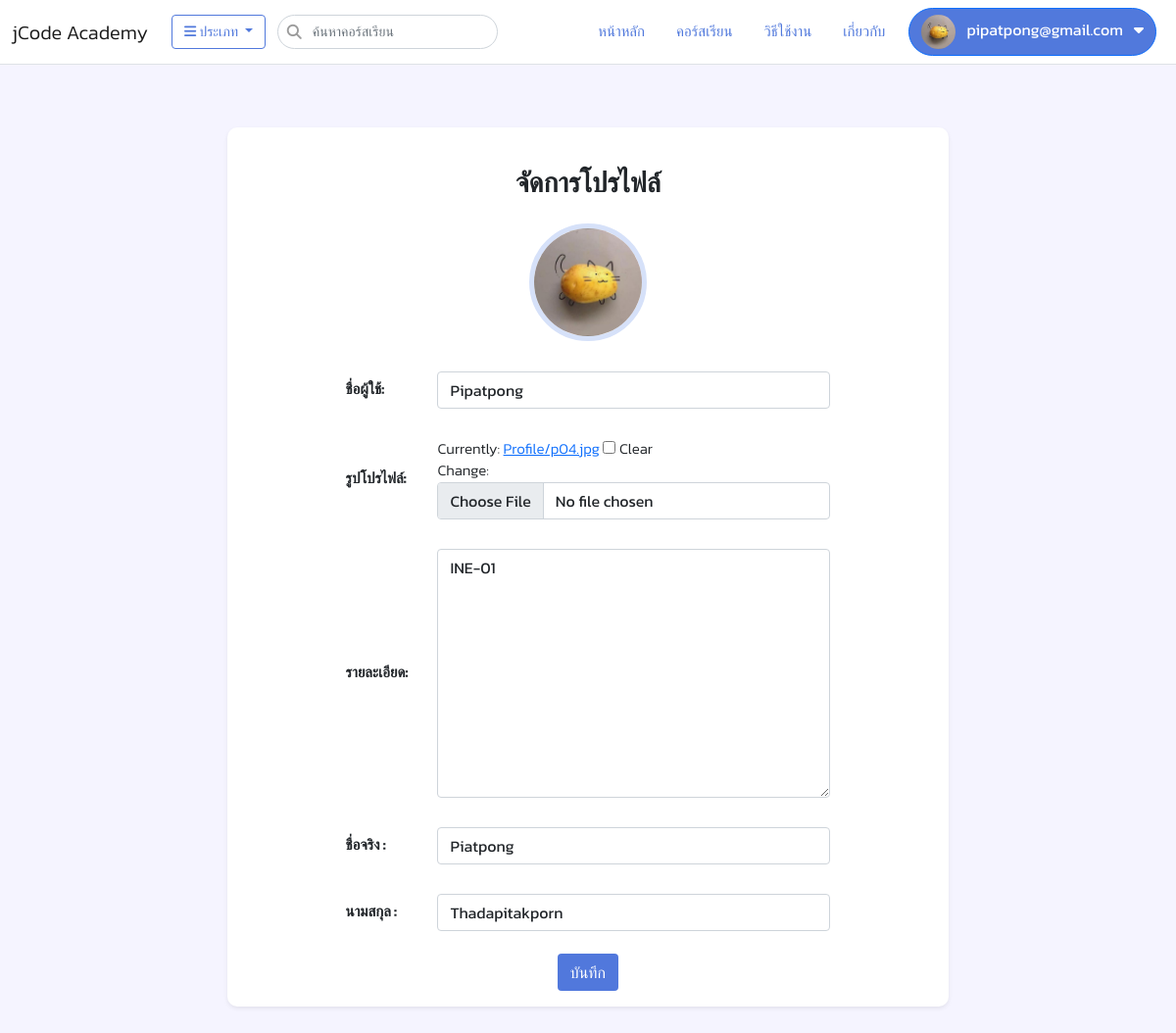
/profile/ (signed in), run on the app's committed database.
### app/models.py (models this page shows, shortened)
class Member(models.Model):
    user = models.ForeignKey(User, on_delete=models.CASCADE)
    user_code = models.CharField(max_length=50)
    Profile_image = models.FileField(upload_to='Profile', null=True, blank=True)
    description = models.TextField(null=True, blank=True)

### app/views.py (the view)
# urls.py: path('profile/', views.profile_management,name='profile'),
def profile_management(request):
    profile=Member.objects.filter(user_id=request.user.id).first()
    if request.method == 'POST':
        form = ProfileForm(request.POST, request.FILES,instance=profile)
        if form.is_valid():
            user = User.objects.get(pk=request.user.id)
            user.first_name = request.POST.get('firstname')
            user.last_name = request.POST.get('lastname')
            user.save()
            profile = form.save()
            profile.save()
            messages.success(request, 'แก้ไขสำเร็จ')
            return redirect('app:profile')
    else:
        form = ProfileForm(instance=profile)
    return render(request,'account/profile.html',{
            'form':form,
            'profile':profile
        })

### app/forms.py
class ProfileForm(forms.ModelForm):
    class Meta:
        model = Member
        exclude = ['id','user', 'created', 'updated']
        labels ={
            'user_code':'ชื่อผู้ใช้',
            'description':'รายละเอียด',
            'Profile_image':'รูปโปรไฟล์',
        }
    def __init__(self, *args, **kwargs):
            super(ProfileForm, self).__init__(*args, **kwargs)
            for field_name, field in self.fields.items():
                field.widget.attrs['class'] = 'form-control'

### app/context_processors1.py (called while the page is built)
def category_list(request):
    categories = Category.objects.all()
    category_subs = CategorySub.objects.all().order_by('category')
    ip=settings.VIDEO_SERVER_URL
    context = {
        'category_list':categories,
        'subcategory_list':category_subs,
        'ip':ip
    }
    return context

def member_list(request):
    members=Member.objects.filter(user_id=request.user.id).first()
    context={
        'member_list':members
    }
    return context

### app/models.py (called while the page is built)
    def __str__(self):
        return self.name

### templates/account/profile.html (shortened to what this page needs)
{% extends "layout/baseform.html" %}
{% block content %}
<div class="container">
    <div class="row">
        <div class="col-lg-8 offset-lg-2">
            <div class="mt-3">
              <div class="card shadow-sm mb-5 border-0" style="border-radius: 10px;">
                <div class="card-body">
                  <h3 class ='mt-4 mb-4' style="text-align: center;"><b>จัดการโปรไฟล์</b></h3>
                  <div class="manageprofile_img mb-3" style="text-align: center;" >
                    {% if member_list.Profile_image %}
                    <img src="{{member_list.Profile_image.url}}" alt="" >
                    {% endif %}
                </div>
                  <form id ='profile_form' method="post" enctype="multipart/form-data" novalidate>
                    <table class="table-form" >
                      {{ form.as_table }}
                      <tr>
                        <th>
                            ชื่อจริง :
                        </th>
                        <td>
                            <input type="text" value="{{ profile.user.first_name }}" name="firstname" class="form-control" >
                        </td>
                      </tr>
                      <tr>
                        <th>
                          นามสกุล :
                        </th>
                        <td>
                            <input type="text" value="{{ profile.user.last_name }}" name="lastname" class="form-control">
                        </td>
                      </tr>
                    </table>
                    <div class="mt-2" style="text-align: center;">
                    <button type="submit" class="btn btn-save">บันทึก</button>
                    </div>
                </form>
                </div>
              </div>
            </div>
        </div>
    </div>
</div>
{% endblock %}

### templates/layout/baseform.html (shortened to what this page needs)
<!DOCTYPE html>
<html lang="en">
<head>
  <link href="https://cdn.jsdelivr.net/npm/bootstrap@5.0.2/dist/css/bootstrap.min.css" rel="stylesheet">
  <link href="https://cdnjs.cloudflare.com/ajax/libs/font-awesome/6.2.1/css/all.min.css" rel="stylesheet">
  <link href="https://cdn.jsdelivr.net/npm/sweetalert2@11.7.1/dist/sweetalert2.min.css" rel="stylesheet">
  {% load static %}
  <link rel="stylesheet" href="{% static 'css/styleform.css' %}">
</head>
<body>
  <nav class="navbar navbar-expand-md navbar-light  bg-white border-bottom mb-5">
    <div class="container-fluid">
      <a class="navbar-brand" href="{% url 'app:index' %}">jCode Academy</a>
      <div class="collapse navbar-collapse" id="navbarCollapse">
        <div class="d-flex">
          <div class="dropdown">
            <button class="btn btn-outline-primary btn-category dropdown-toggle mx-2" type="button" id="dropdownMenuButton"
              data-toggle="dropdown" aria-expanded="false">
              <i class="fa fa-bars"></i> ประเภท
            </button>
            {% regroup subcategory_list by category as category_list1 %}
          </div>
        <form method="post" action="{% url 'app:search' %}" >
        <div class="navbar-search ms-1">
          <i class="fa fa-search"></i>
        <input type="text" name="txtSearch" class="advanced2AutoCompleteInput form-control" placeholder="ค้นหาคอร์สเรียน" autocomplete="off">
      </div>
    </form>
    </div>
        <ul class="navbar-nav ms-auto mb-2 mb-md-0">
          <li class="nav-item mx-2">
            <a class="nav-link " aria-current="page" href="{% url 'app:index' %}">หน้าหลัก</a>
          </li>
          <li class="nav-item mx-2">
            <a class="nav-link" href="{% url 'video:index' %}">คอร์สเรียน</a>
          </li>
          <li class="nav-item mx-2">
            <a class="nav-link" href="#">วิธีใช้งาน</a>
          </li>
          <li class="nav-item mx-2">
            <a class="nav-link" href="#">เกี่ยวกับ</a>
          </li>
        </ul>
        {% if user.is_authenticated %}
        <div class="dropdown">
          <button class="btn btn-primary btn-profile dropdown mx-2" type="button" id="dropdownMenuButton"
            data-toggle="dropdown" aria-expanded="false">
            <div class="profile_img" >
              {% if member_list.Profile_image %}
              <img src="{{member_list.Profile_image.url}}" alt="" > &nbsp;
              {% endif %}
              {{request.user.email}} &nbsp;
              <i class="fa-solid fa-caret-down"></i>
            </div>
          </button>
        </div>
        {% endif %}
      </div>
    </div>
  </nav>
  <div class="container-fluid">
    {% block content %}{% endblock %}
  </div>
</body>
</html>

### static/css/styleform.css (style rules this page uses)
body { font-size: 15px; background-color: #f5f4ff; font-weight: 300; font-family: 'Kanit', sans-serif; }
.navbar-nav .nav-item .nav-link { color: #5179DC; }
.navbar-search { position: relative; margin: 2px 0; cursor: pointer; }
.navbar-search .fa { position: absolute; left: 10px; top:10px; color: rgb(155, 155, 155); }
.navbar-search .form-control { padding-left:35px ; font-weight: 300; font-size: 14px; border-radius: 20px; }
.profile_img img { width: 35px; height: 35px; border-radius: 50%; }
.btn-category { margin: 2px 0; font-size: 14px; color: #5179DC; border-color: #5179DC; }
.btn-profile { color: rgb(255, 255, 255); background-color: #5179DC; border-radius: 30px; }
.manageprofile_img img { width: 120px; height: 120px; border-radius: 50%; border: 5px solid #D6E1F9; }
.table-form { align-items: center; margin-left: auto; margin-right: auto; }
.table-form tr:nth-child(5) td { text-align: left; padding-left: 15px; }
.table-form tr:last-child td { text-align: left; padding-left: 15px; }
.table-form tr th { padding: 15px; }
.table-form tr td { padding: 15px; }
.btn-save { background-color: #5178dc; color: #FFF; }

### data on the page
Member: Profile_image (picture), user_code "Pipatpong", description "INE-01", firstname "Piatpong", lastname "Thadapitakporn"

### other printed values
{{ request.user.email }} "pipatpong@gmail.com"
